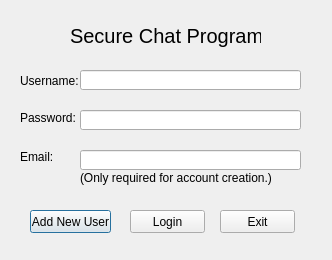
<?xml version="1.0" encoding="UTF-8"?>
<ui version="4.0">
 <class>loginDialogue</class>
 <widget class="QDialog" name="loginDialogue">
  <property name="geometry">
   <rect>
    <x>0</x>
    <y>0</y>
    <width>332</width>
    <height>260</height>
   </rect>
  </property>
  <property name="windowTitle">
   <string>Dialog</string>
  </property>
  <widget class="QPushButton" name="addUserButton">
   <property name="geometry">
    <rect>
     <x>30</x>
     <y>210</y>
     <width>81</width>
     <height>23</height>
    </rect>
   </property>
   <property name="text">
    <string>Add New User</string>
   </property>
  </widget>
  <widget class="QPushButton" name="loginButton">
   <property name="geometry">
    <rect>
     <x>130</x>
     <y>210</y>
     <width>75</width>
     <height>23</height>
    </rect>
   </property>
   <property name="text">
    <string>Login</string>
   </property>
  </widget>
  <widget class="QPushButton" name="exitButton">
   <property name="geometry">
    <rect>
     <x>220</x>
     <y>210</y>
     <width>75</width>
     <height>23</height>
    </rect>
   </property>
   <property name="text">
    <string>Exit</string>
   </property>
  </widget>
  <widget class="QLineEdit" name="usernameInputBox">
   <property name="geometry">
    <rect>
     <x>80</x>
     <y>70</y>
     <width>221</width>
     <height>20</height>
    </rect>
   </property>
   <property name="maxLength">
    <number>50</number>
   </property>
  </widget>
  <widget class="QLabel" name="usernameLabel">
   <property name="geometry">
    <rect>
     <x>20</x>
     <y>70</y>
     <width>61</width>
     <height>21</height>
    </rect>
   </property>
   <property name="text">
    <string>Username:</string>
   </property>
  </widget>
  <widget class="QLabel" name="passwordLabel">
   <property name="geometry">
    <rect>
     <x>20</x>
     <y>110</y>
     <width>61</width>
     <height>16</height>
    </rect>
   </property>
   <property name="text">
    <string>Password:</string>
   </property>
  </widget>
  <widget class="QLineEdit" name="passwordInputBox">
   <property name="geometry">
    <rect>
     <x>80</x>
     <y>110</y>
     <width>221</width>
     <height>20</height>
    </rect>
   </property>
   <property name="maxLength">
    <number>30</number>
   </property>
   <property name="echoMode">
    <enum>QLineEdit::Password</enum>
   </property>
  </widget>
  <widget class="QLabel" name="titleLabel">
   <property name="geometry">
    <rect>
     <x>70</x>
     <y>20</y>
     <width>191</width>
     <height>31</height>
    </rect>
   </property>
   <property name="font">
    <font>
     <pointsize>15</pointsize>
     <weight>50</weight>
     <bold>false</bold>
    </font>
   </property>
   <property name="text">
    <string>Secure Chat Program</string>
   </property>
  </widget>
  <widget class="QLineEdit" name="emailInputBox">
   <property name="geometry">
    <rect>
     <x>80</x>
     <y>150</y>
     <width>221</width>
     <height>20</height>
    </rect>
   </property>
   <property name="maxLength">
    <number>50</number>
   </property>
  </widget>
  <widget class="QLabel" name="emailLabel">
   <property name="geometry">
    <rect>
     <x>20</x>
     <y>150</y>
     <width>47</width>
     <height>13</height>
    </rect>
   </property>
   <property name="text">
    <string>Email:</string>
   </property>
  </widget>
  <widget class="QLabel" name="label">
   <property name="geometry">
    <rect>
     <x>80</x>
     <y>170</y>
     <width>201</width>
     <height>16</height>
    </rect>
   </property>
   <property name="text">
    <string>(Only required for account creation.)</string>
   </property>
  </widget>
 </widget>
 <resources/>
 <connections/>
</ui>
